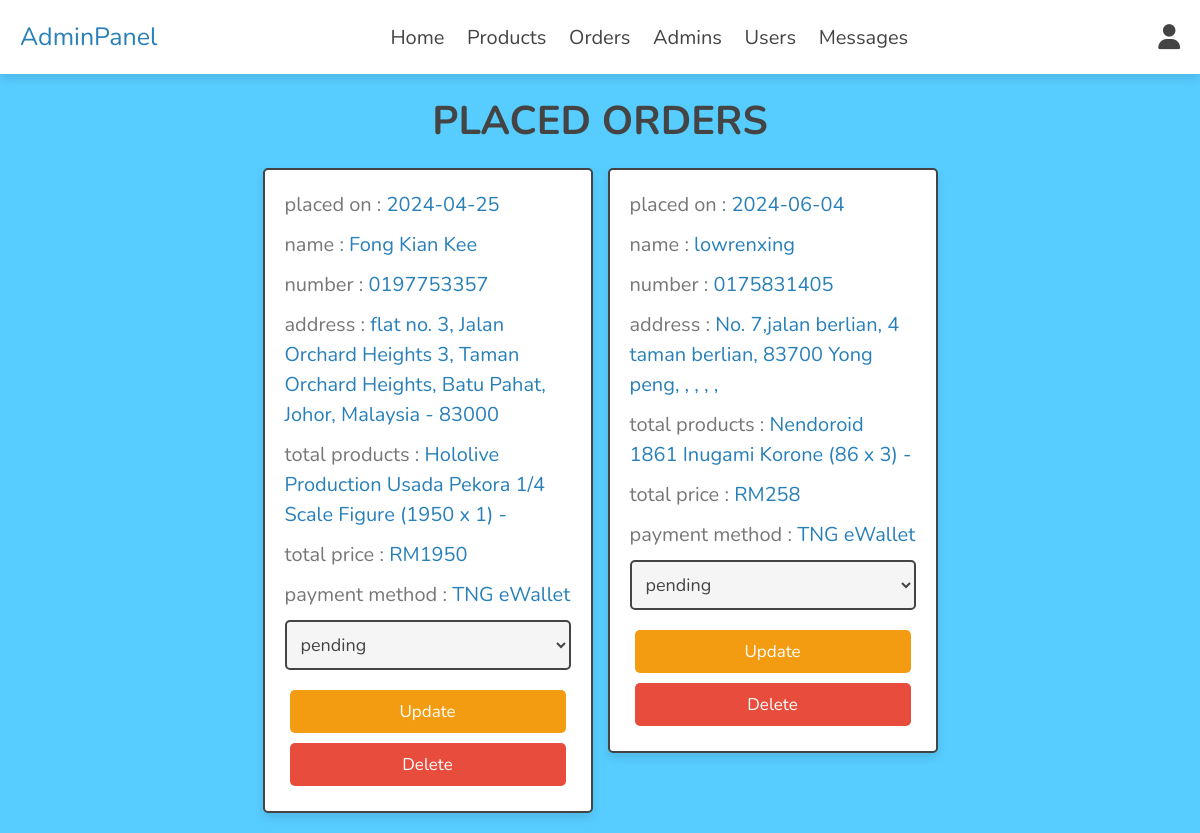
/admin/placed_orders.php (signed in), run on the app's committed database.
### tables this page shows
CREATE TABLE `orders` (
  `id` int(100) NOT NULL,
  `user_id` int(100) NOT NULL,
  `name` varchar(20) NOT NULL,
  `number` varchar(10) NOT NULL,
  `email` varchar(50) NOT NULL,
  `method` varchar(50) NOT NULL,
  `address` varchar(500) NOT NULL,
  `total_products` varchar(1000) NOT NULL,
  `total_price` int(100) NOT NULL,
  `placed_on` date NOT NULL DEFAULT current_timestamp(),
  `payment_status` varchar(20) NOT NULL DEFAULT 'pending'
);

### admin/placed_orders.php (the view, shortened to what this page needs)
<?php
include '../components/connect.php';
?>
<!DOCTYPE html>
<html lang="en">
<head>
   <link rel="stylesheet" href="https://cdnjs.cloudflare.com/ajax/libs/font-awesome/6.1.1/css/all.min.css">
   <link rel="stylesheet" href="../css/admin_style.css">
</head>
<body>
<?php include '../components/admin_header.php'; ?>
<section class="orders">
<h1 class="heading">placed orders</h1>
<div class="box-container">
   <?php
      $select_orders = $conn->prepare("SELECT * FROM `orders`");
      $select_orders->execute();
      if($select_orders->rowCount() > 0){
         while($fetch_orders = $select_orders->fetch(PDO::FETCH_ASSOC)){
   ?>
   <div class="box">
      <p> placed on : <span><?= $fetch_orders['placed_on']; ?></span> </p>
      <p> name : <span><?= $fetch_orders['name']; ?></span> </p>
      <p> number : <span><?= $fetch_orders['number']; ?></span> </p>
      <p> address : <span><?= $fetch_orders['address']; ?></span> </p>
      <p> total products : <span><?= $fetch_orders['total_products']; ?></span> </p>
      <p> total price : <span>RM<?= $fetch_orders['total_price']; ?></span> </p>
      <p> payment method : <span><?= $fetch_orders['method']; ?></span> </p>
      <form action="" method="post">
         <select name="payment_status" class="select">
            <option selected disabled><?= $fetch_orders['payment_status']; ?></option>
         </select>
        <div class="flex-btn">
         <input type="submit" value="update" class="option-btn" name="update_payment">
         <a href="placed_orders.php?delete=<?= $fetch_orders['id']; ?>" class="delete-btn" onclick="return confirm('delete this order?');">delete</a>
        </div>
      </form>
   </div>
   <?php
         }
      }else{
         echo '<p class="empty">no orders placed yet!</p>';
      }
   ?>
</div>
</section>
</body>
</html>

### css/admin_style.css (style rules this page uses)
:root { --main-color:#2980b9; --orange:#f39c12; --red:#e74c3c; --black:#444; --white:#fff; --light-color:#777; --light-bg:#f5f5f5; --border:.2rem solid var(--black); --box-shadow:0 .5rem 1rem rgba(0,0,0,.1); }
* { font-family: 'Nunito', sans-serif; margin:0; padding:0; box-sizing: border-box; outline: none; border:none; text-decoration: none; }
html { font-size: 62.5%; overflow-x: hidden; }
body { background-color: #57cdff; }
section { padding:2rem; max-width: 1200px; margin:0 auto; }
.heading { font-size: 4rem; color:var(--black); margin-bottom: 2rem; text-align: center; text-transform: uppercase; }
.btn, .delete-btn, .option-btn { display: block; width: 100%; height: 43px; margin-top: 1rem; border-radius: .5rem; padding:1rem 3rem; font-size: 1.7rem; text-transform: capitalize; color:var(--white); cursor: pointer; text-align: center; }
.option-btn { background-color: var(--orange); }
.delete-btn { background-color: var(--red); }
.flex-btn { padding: .5rem; overflow: hidden; }
.box .flex-btn { flex: 1 0 auto; display: flex; flex-direction: column; }
.orders .box-container { display: grid; grid-template-columns: repeat(auto-fit, 33rem); gap:1.5rem; align-items: flex-start; justify-content: center; }
.orders .box-container .box { padding:2rem; padding-top: 1rem; border-radius: .5rem; border:var(--border); background-color: var(--white); box-shadow: var(--box-shadow); }
.orders .box-container .box p { line-height: 1.5; font-size: 2rem; color:var(--light-color); margin:1rem 0; }
.orders .box-container .box p span { color:var(--main-color); }
.orders .box-container .select { margin-bottom: .5rem; width: 100%; background-color: var(--light-bg); padding:1rem; font-size: 1.8rem; color:var(--black); border-radius: .5rem; border:var(--border); }

### data on the page
orders: placed_on "2024-04-25", name "Fong Kian Kee", number "0197753357", address "flat no. 3, Jalan Orchard Heights 3, Taman Orchard Heights, Batu Pahat, Johor, Malaysia - 83000", total_products "Hololive Production Usada Pekora 1/4 Scale Figure (1950 x 1) -", total_price "1950", method "TNG eWallet", payment_status "pending"
orders: placed_on "2024-06-04", name "lowrenxing", number "0175831405", address "No. 7,jalan berlian, 4 taman berlian, 83700 Yong peng, , , , ,", total_products "Nendoroid 1861 Inugami Korone (86 x 3) -", total_price "258", method "TNG eWallet", payment_status "pending"
